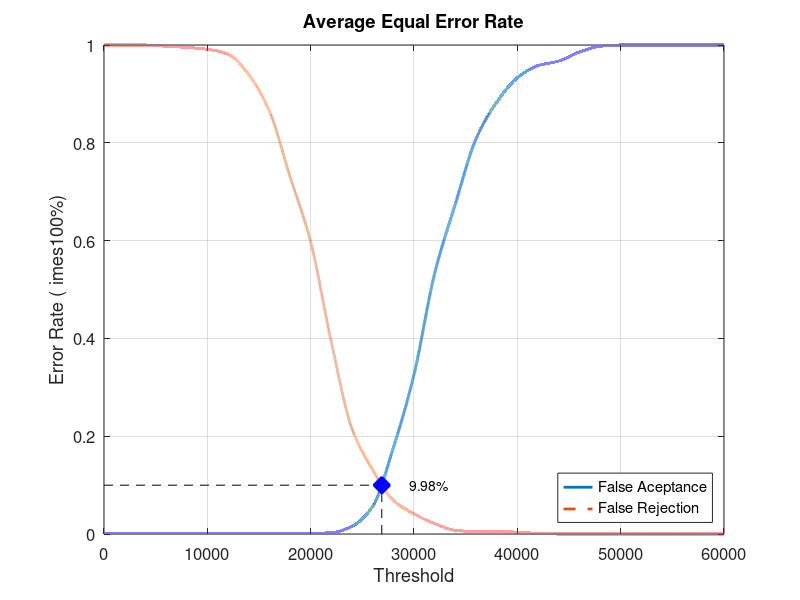
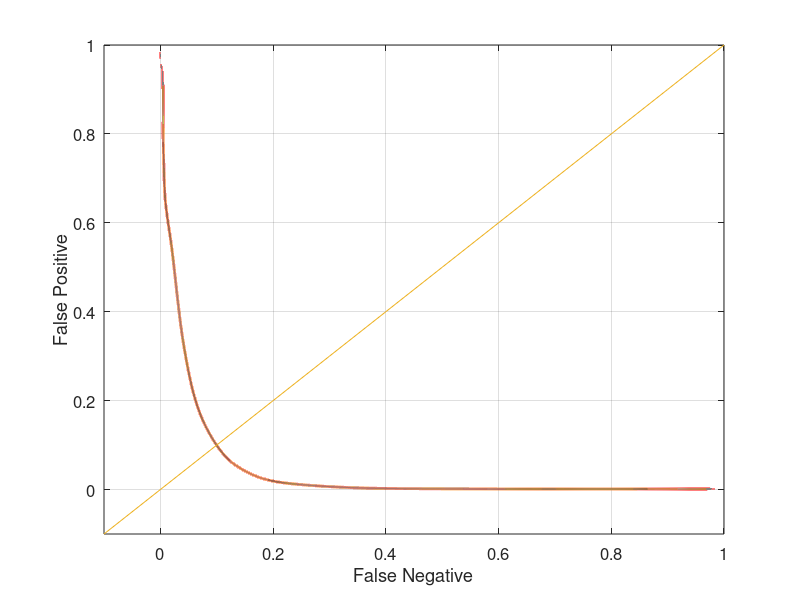

Reproduce these figures in MATLAB, in order.
close all;
clear;
clc;
x = 0:2000:60000;
xq = 0:0.5:60000;

y0 = [0 0.00131579 0.00131579 0.00131579 0.00131579 0.00131579 0.00131579 0.00131579 0.00131579 0.00131579 0.00131579 0.00263158 0.0157895 0.0565789 0.176316 0.326316 0.532895 0.675 0.807895 0.882895 0.932895 0.957895 0.967105 0.985526 0.997368 1 1 1 1 1 1]
yy0 = interp1(x, y0, xq, 'pchip');
y1 = [1 1 1 0.9975 0.995 0.99125 0.98125 0.94 0.865 0.73125 0.5975 0.3925 0.215 0.13125 0.06875 0.04125 0.02125 0.0075 0.005 0.005 0.00375 0.00125 0 0 0 0 0 0 0 0 0]
yy1 = interp1(x, y1, xq, 'pchip');

% Calculating EER: 
y2 = abs(y0 - y1);
find(y2 == min(y2))
yy2 = abs(yy0 - yy1);
xEER = find(yy2 == min(yy2));
xEERIndex = xq(xEER) % X-axis EER
yEER = yy0(xEER) % Y-axis EER

main = figure
plot(xq, yy0,'-','LineWidth', 2);	hold on
plot(xq, yy1,'--','LineWidth', 2);	hold on
plot([xEERIndex xEERIndex], [0 yEER], 'k--');	hold on
plot([0 xEERIndex], [yEER yEER], 'k--');	hold on
plot(xEERIndex, yEER, 'bx', 'LineWidth', 10);	hold on
text(xEERIndex + 10 * xEERIndex / 100, yEER, [num2str(round((10000 * yEER)) / 100) '%'])
legend('False Aceptance', 'False Rejection', 'Location', 'SouthEast')
xlabel('Threshold')
ylabel('Error Rate (	imes100%)')
title('Average Equal Error Rate')
set(gca, 'FontSize', 12)
axis([0 60000 0 1])
grid on

print(main, 'Experiment2AverageMain', '-dpng');
FNRxFPR = figure('Color', [1 1 1]);
plot(yy1, yy0, '-', yy1, yy0, 'LineWidth', 2);
hold on
y = -0.1:0.1:1
plot(y, y); 
set(gca, 'FontSize', 12)
xlabel('False Negative')
ylabel('False Positive')
axis([-0.1 1 -0.1 1])
set(gca, 'FontSize', 12)
grid on

print(FNRxFPR, 'Experiment2AverageFNRxFPR','-dpng');
